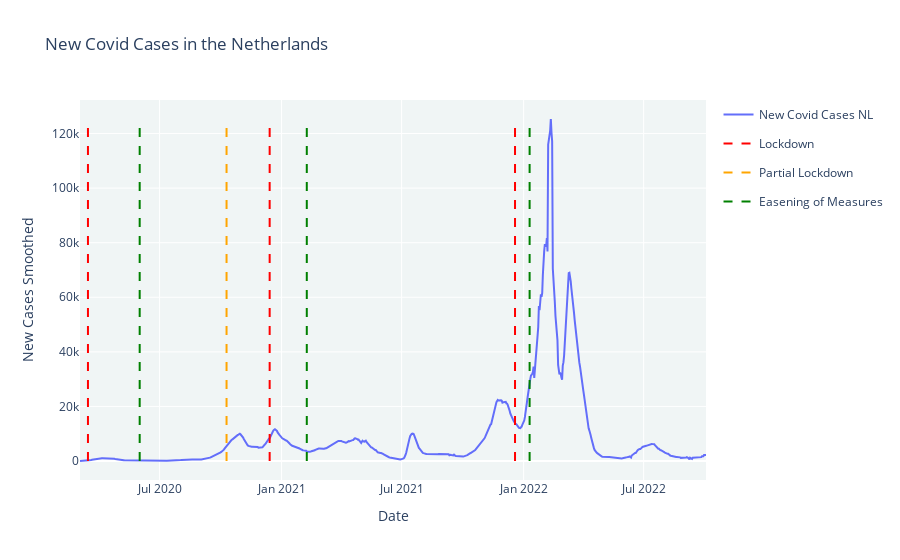

Source (notebook cell):
### Code cell
import plotly.express as px
import plotly.graph_objects as go
df = px.data.stocks()
dmax = covid_nl_clean_df['new_cases_smoothed'].values.max()
dmin = covid_nl_clean_df['new_cases_smoothed'].values.min()
fig = go.Figure()

fig.add_trace(go.Scatter(x=covid_nl_clean_df.date, y=covid_nl_clean_df['new_cases_smoothed'], mode='lines', name='New Covid Cases NL', hovertemplate =
                        'Date: %{x: "%m/%d/%Y}'+'<br>New Cases: %{y: "%m/%d/%Y}'))
fig.add_trace(go.Scatter(x=['2020-03-15','2020-03-15'], 
                         y=[dmin,dmax], 
                         mode='lines', 
                         line=dict(color='red', width=2, dash='dash'),
                         legendgroup = 'Lockdown', name='Lockdown', hovertemplate =
                        'Date: %{x: "%m/%d/%Y}'))
fig.add_trace(go.Scatter(x=['2020-12-14','2020-12-14'], 
                         y=[dmin,dmax], 
                         mode='lines', 
                         line=dict(color='red', width=2, dash='dash'),
                         legendgroup='Lockdown', name='Lockdown', hovertemplate =
                        'Date: %{x: "%m/%d/%Y}', showlegend=False))
fig.add_trace(go.Scatter(x=['2021-12-19','2021-12-19'], 
                         y=[dmin,dmax], 
                         mode='lines', 
                         line=dict(color='red', width=2, dash='dash'),
                         legendgroup='Lockdown', name='Lockdown', hovertemplate =
                        'Date: %{x: "%m/%d/%Y}',showlegend=False))

fig.add_trace(go.Scatter(x=['2020-10-10','2020-10-10'], 
                         y=[dmin,dmax], 
                         mode='lines', 
                         line=dict(color='orange', width=2, dash='dash'),
                         legendgroup='Partial Lockdown', hovertemplate =
                        'Date: %{x: "%m/%d/%Y}',name='Partial Lockdown'))                         

fig.add_trace(go.Scatter(x=['2020-06-01','2020-06-01'], 
                         y=[dmin,dmax], 
                         mode='lines', 
                         line=dict(color='green', width=2, dash='dash'),
                         legendgroup='Easening of Measures', hovertemplate =
                        'Date: %{x: "%m/%d/%Y}',name='Easening of Measures'))
fig.add_trace(go.Scatter(x=['2021-02-08','2021-02-08'], 
                         y=[dmin,dmax], 
                         mode='lines', 
                         line=dict(color='green', width=2, dash='dash'),
                         legendgroup='Easening of Measures', name='Easening of Measures',hovertemplate =
                        'Date: %{x: "%m/%d/%Y}', showlegend=False))
fig.add_trace(go.Scatter(x=['2022-01-10','2022-01-10'], 
                         y=[dmin,dmax], 
                         mode='lines', 
                         line=dict(color='green', width=2, dash='dash'),
                         legendgroup='Easening of Measures', name='Easening of Measures', 
                         hovertemplate ='Date: %{x: "%m/%d/%Y}',showlegend=False))                
# fig.update_traces(mode="lines", hovertemplate=None)
# fig.update_layout(hovermode="x")

fig.update_layout(title='New Covid Cases in the Netherlands', xaxis_title= 'Date', yaxis_title = 'New Cases Smoothed')                                                 
fig.update_layout(legend=dict(groupclick="toggleitem"))
fig.layout.plot_bgcolor='#f0f5f5'
# fig.update_layout(hovermode="x unified")
fig.show()

### Figure 1 — Plotly figure (JSON) as saved in the notebook; plotly's stock layout.template omitted (floating-point values rounded to 4 significant figures; data arrays with more than 128 entries replaced by an {"elided": "..."} marker saying what was removed)
{"data": [{"hovertemplate": "Date: %{x: \"%m/%d/%Y}<br>New Cases: %{y: \"%m/%d/%Y}", "mode": "lines", "name": "New Covid Cases NL", "type": "scatter", "x": {"elided": "945 str values"}, "y": {"elided": "945 float values"}}, {"hovertemplate": "Date: %{x: \"%m/%d/%Y}", "legendgroup": "Lockdown", "line": {"color": "red", "dash": "dash", "width": 2}, "mode": "lines", "name": "Lockdown", "type": "scatter", "x": ["2020-03-15", "2020-03-15"], "y": [5.429, 125321]}, {"hovertemplate": "Date: %{x: \"%m/%d/%Y}", "legendgroup": "Lockdown", "line": {"color": "red", "dash": "dash", "width": 2}, "mode": "lines", "name": "Lockdown", "showlegend": false, "type": "scatter", "x": ["2020-12-14", "2020-12-14"], "y": [5.429, 125321]}, {"hovertemplate": "Date: %{x: \"%m/%d/%Y}", "legendgroup": "Lockdown", "line": {"color": "red", "dash": "dash", "width": 2}, "mode": "lines", "name": "Lockdown", "showlegend": false, "type": "scatter", "x": ["2021-12-19", "2021-12-19"], "y": [5.429, 125321]}, {"hovertemplate": "Date: %{x: \"%m/%d/%Y}", "legendgroup": "Partial Lockdown", "line": {"color": "orange", "dash": "dash", "width": 2}, "mode": "lines", "name": "Partial Lockdown", "type": "scatter", "x": ["2020-10-10", "2020-10-10"], "y": [5.429, 125321]}, {"hovertemplate": "Date: %{x: \"%m/%d/%Y}", "legendgroup": "Easening of Measures", "line": {"color": "green", "dash": "dash", "width": 2}, "mode": "lines", "name": "Easening of Measures", "type": "scatter", "x": ["2020-06-01", "2020-06-01"], "y": [5.429, 125321]}, {"hovertemplate": "Date: %{x: \"%m/%d/%Y}", "legendgroup": "Easening of Measures", "line": {"color": "green", "dash": "dash", "width": 2}, "mode": "lines", "name": "Easening of Measures", "showlegend": false, "type": "scatter", "x": ["2021-02-08", "2021-02-08"], "y": [5.429, 125321]}, {"hovertemplate": "Date: %{x: \"%m/%d/%Y}", "legendgroup": "Easening of Measures", "line": {"color": "green", "dash": "dash", "width": 2}, "mode": "lines", "name": "Easening of Measures", "showlegend": false, "type": "scatter", "x": ["2022-01-10", "2022-01-10"], "y": [5.429, 125321]}], "layout": {"legend": {"groupclick": "toggleitem"}, "plot_bgcolor": "#f0f5f5", "title": {"text": "New Covid Cases in the Netherlands"}, "xaxis": {"title": {"text": "Date"}}, "yaxis": {"title": {"text": "New Cases Smoothed"}}}}
